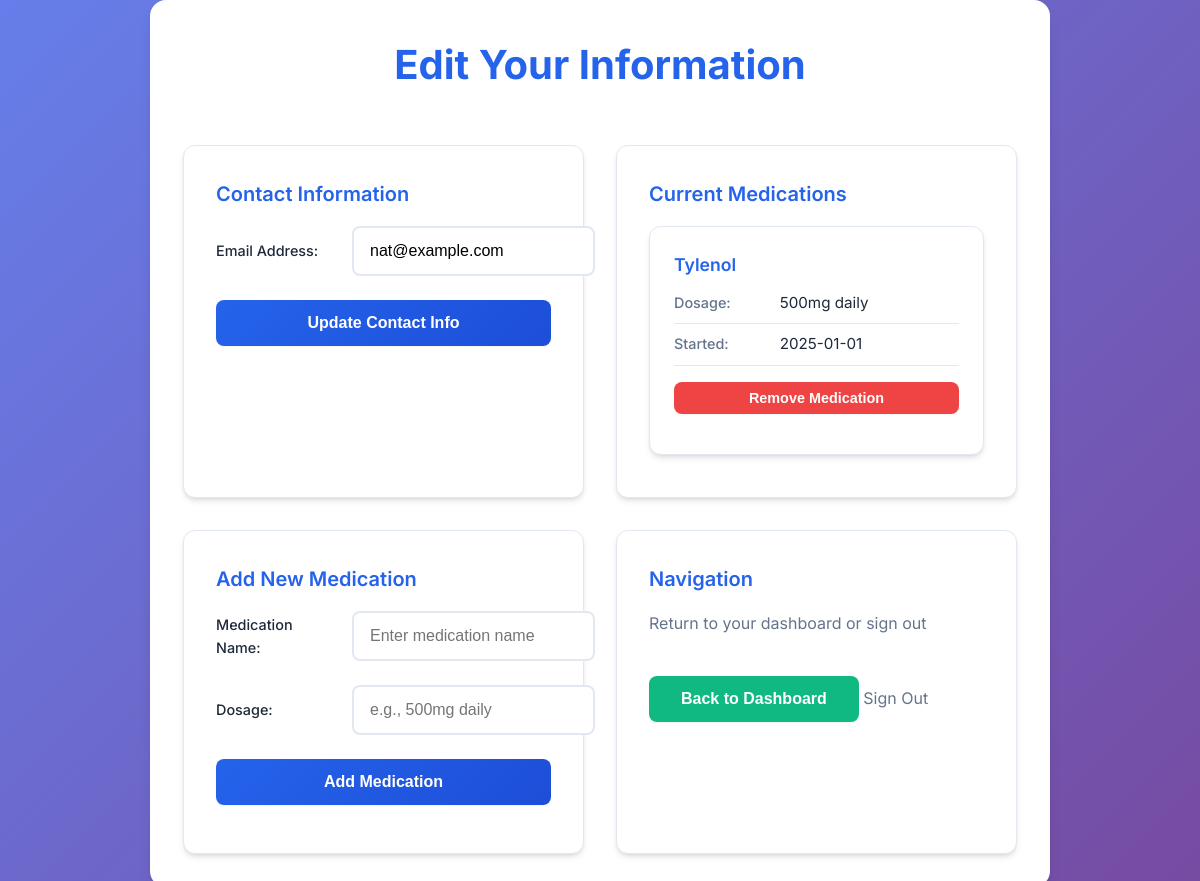
Page /patient/edit_record.php (signed in) on the committed database.
### tables this page shows
CREATE TABLE PATIENT_INFO (
    patient_id INT AUTO_INCREMENT PRIMARY KEY,
    first_name VARCHAR(50) NOT NULL,
    last_name VARCHAR(50) NOT NULL,
    date_of_birth DATE,
    gender VARCHAR(20),
    phone_number VARCHAR(20),
    contact_email VARCHAR(100) UNIQUE,
    address VARCHAR(200),
    emergency_contact_name VARCHAR(100),
    emergency_contact_number VARCHAR(20),
    marital_status ENUM('Single', 'Married', 'Divorced', 'Widowed','Seperated'),
    ethnicity VARCHAR(50)
     
);

CREATE TABLE PATIENT_MEDICATIONS (
    med_id INT AUTO_INCREMENT PRIMARY KEY,
    patient_id INT NOT NULL,
    medication_name VARCHAR(100) NOT NULL,
    start_date DATE,
    end_date DATE,
    dosage VARCHAR(50),
    FOREIGN KEY (patient_id) REFERENCES PATIENT_INFO(patient_id)
);

### patient/edit_record.php (the view, shortened to what this page needs)
<?php
include '../includes/db.php';
$patient_id = $_SESSION['user_id'];
$patient_stmt = $conn->prepare("SELECT contact_email FROM PATIENT_INFO WHERE patient_id = ?");
$patient_stmt->bind_param("i", $patient_id);
$patient_stmt->execute();
$patient_result = $patient_stmt->get_result();
$patient = $patient_result->fetch_assoc();
$med_stmt = $conn->prepare("SELECT med_id, medication_name, dosage, start_date FROM PATIENT_MEDICATIONS WHERE patient_id = ?");
$med_stmt->bind_param("i", $patient_id);
$med_stmt->execute();
$med_result = $med_stmt->get_result();
$medications = $med_result->fetch_all(MYSQLI_ASSOC);
?>
<!DOCTYPE html>
<html lang="en">
<head>
    <link rel="stylesheet" href="../css/styles.css">
</head>
<body>
    <div class="dashboard-container">
        <div class="dashboard-header">
            <h1>Edit Your Information</h1>
        </div>
        <div class="dashboard-grid">
            <div class="dashboard-card">
                <h3>Contact Information</h3>
                <form method="POST" id="edit-form">
                    <div class="form-row">
                        <label for="email">Email Address:</label>
                        <input type="email" id="email" name="contact_email" value="<?php echo htmlspecialchars($patient['contact_email'] ?? ''); ?>" required>
                    </div>
                    <button type="submit">Update Contact Info</button>
                </form>
            </div>
            <div class="dashboard-card">
                <h3>Current Medications</h3>
                <?php if (!empty($medications)): ?>
                    <div class="table-cards">
                        <?php foreach ($medications as $med): ?>
                            <div class="table-card">
                                <div class="table-card-header"><?php echo htmlspecialchars($med['medication_name']); ?></div>
                                <div class="table-card-row">
                                    <div class="table-card-label">Dosage:</div>
                                    <div class="table-card-value"><?php echo htmlspecialchars($med['dosage']); ?></div>
                                </div>
                                <div class="table-card-row">
                                    <div class="table-card-label">Started:</div>
                                    <div class="table-card-value"><?php echo htmlspecialchars($med['start_date']); ?></div>
                                </div>
                                <form method="POST" style="margin-top: 1rem;">
                                    <button type="submit" name="remove_med_id" value="<?php echo (int)$med['med_id']; ?>"
                                            style="background: var(--error-color); color: white; padding: 0.5rem 1rem; font-size: 0.9rem;">
                                        Remove Medication
                                    </button>
                                </form>
                            </div>
                        <?php endforeach; ?>
                    </div>
                <?php else: ?>
                    <p>No medications recorded</p>
                <?php endif; ?>
            </div>
            <div class="dashboard-card">
                <h3>Add New Medication</h3>
                <form method="POST">
                    <div class="form-row">
                        <label for="medication_name">Medication Name:</label>
                        <input type="text" id="medication_name" name="medication_name" placeholder="Enter medication name">
                    </div>
                    <div class="form-row">
                        <label for="dosage">Dosage:</label>
                        <input type="text" id="dosage" name="dosage" placeholder="e.g., 500mg daily">
                    </div>
                    <button type="submit">Add Medication</button>
                </form>
            </div>
            <div class="dashboard-card">
                <h3>Navigation</h3>
                <p>Return to your dashboard or sign out</p>
                <a href="view_records.php" style="display: inline-block; margin: 1rem 0;">
                    <button style="background: var(--secondary-color);">Back to Dashboard</button>
                </a>
                <a href="../logout.php" style="display: inline-block; margin: 1rem 0; color: var(--text-secondary); text-decoration: none;">Sign Out</a>
            </div>
        </div>
    </div>
</body>
</html>

### css/styles.css (style rules this page uses)
:root { --primary-color: #2563eb; --primary-dark: #1d4ed8; --secondary-color: #10b981; --accent-color: #f59e0b; --background-color: #f8fafc; --surface-color: #ffffff; --text-primary: #1e293b; --text-secondary: #64748b; --border-color: #e2e8f0; --error-color: #ef4444; --success-color: #10b981; --shadow-sm: 0 1px 2px 0 rgb(0 0 0 / 0.05); --shadow-md: 0 4px 6px -1px rgb(0 0 0 / 0.1), 0 2px 4px -2px rgb(0 0 0 / 0.1); --shadow-lg: 0 10px 15px -3px rgb(0 0 0 / 0.1), 0 4px 6px -4px rgb(0 0 0 / 0.1); --shadow-xl: 0 20px 25px -5px rgb(0 0 0 / 0.1), 0 8px 10px -6px rgb(0 0 0 / 0.1); }
* { margin: 0; padding: 0; box-sizing: border-box; }
body { font-family: 'Inter', -apple-system, BlinkMacSystemFont, 'Segoe UI', Roboto, sans-serif; background: linear-gradient(135deg, #667eea 0%, #764ba2 100%); min-height: 100vh; color: var(--text-primary); line-height: 1.6; font-size: 1rem; }
h1 { color: var(--primary-color); font-size: 2rem; font-weight: 600; margin-bottom: 1rem; }
h3 { color: var(--text-primary); font-size: 1.25rem; font-weight: 500; margin-bottom: 0.75rem; }
p { font-size: 1rem; margin-bottom: 0.75rem; }
.form-row { margin-bottom: 1.5rem; display: flex; align-items: center; gap: 1rem; }
.form-row label { min-width: 120px; font-weight: 500; color: var(--text-primary); font-size: 0.9rem; text-align: left; }
.form-row input { flex: 1; max-width: 300px; padding: 0.875rem 1rem; border: 2px solid var(--border-color); border-radius: 8px; font-size: 1rem; transition: all 0.2s ease; background: var(--surface-color); }
button { background: linear-gradient(135deg, var(--primary-color), var(--primary-dark)); color: white; border: none; padding: 0.875rem 2rem; border-radius: 8px; font-size: 1rem; font-weight: 600; cursor: pointer; transition: all 0.2s ease; box-shadow: var(--shadow-sm); width: 100%; margin-bottom: 1rem; }
.table-cards { margin: 10px auto; display: grid; gap: 1rem; }
.table-card { background: var(--surface-color); border-radius: 12px; padding: 1.5rem; box-shadow: var(--shadow-md); border: 1px solid var(--border-color); transition: all 0.2s ease; }
.table-card-header { font-weight: 600; color: var(--primary-color); margin-bottom: 0.75rem; font-size: 1.1rem; }
.table-card-row { display: grid; grid-template-columns: 1fr 2fr; gap: 1rem; margin-bottom: 0.5rem; padding-bottom: 0.5rem; border-bottom: 1px solid var(--border-color); }
.table-card-label { font-weight: 500; color: var(--text-secondary); font-size: 0.9rem; }
.table-card-value { color: var(--text-primary); font-size: 0.95rem; }
.dashboard-container { max-width: 500px; margin-top: 15px; padding: 1rem; background: var(--surface-color); border-radius: 16px; box-shadow: var(--shadow-lg); border: 1px solid rgba(255, 255, 255, 0.2); }
.dashboard-header { text-align: center; margin-bottom: 3rem; }
.dashboard-header h1 { color: var(--primary-color); font-size: 2.5rem; font-weight: 700; margin-bottom: 0.5rem; }
.dashboard-grid { display: grid; grid-template-columns: repeat(auto-fit, minmax(300px, 1fr)); gap: 2rem; margin-top: 2rem; width: 100%; max-width: 1200px; margin-left: auto; margin-right: auto; }
.dashboard-card { background: var(--surface-color); border-radius: 12px; padding: 2rem; box-shadow: var(--shadow-md); border: 1px solid var(--border-color); transition: all 0.2s ease; }
.dashboard-card h3 { color: var(--primary-color); margin-bottom: 1rem; font-size: 1.25rem; font-weight: 600; }
.dashboard-card p { color: var(--text-secondary); margin-bottom: 1.5rem; }
.dashboard-container { max-width: 900px; margin: 0 auto; padding: 2rem; }

### rows in the picture
patient_info: contact_email "nat@example.com"
patient_medications: medication_name "Tylenol", dosage "500mg daily", start_date "2025-01-01", $med['med_id'] 1 (drawn)
